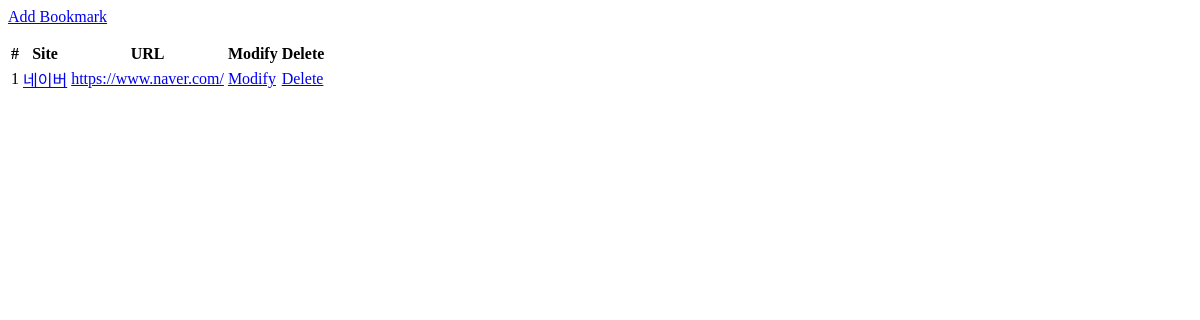
Before: /bookmark/ with the older database file.
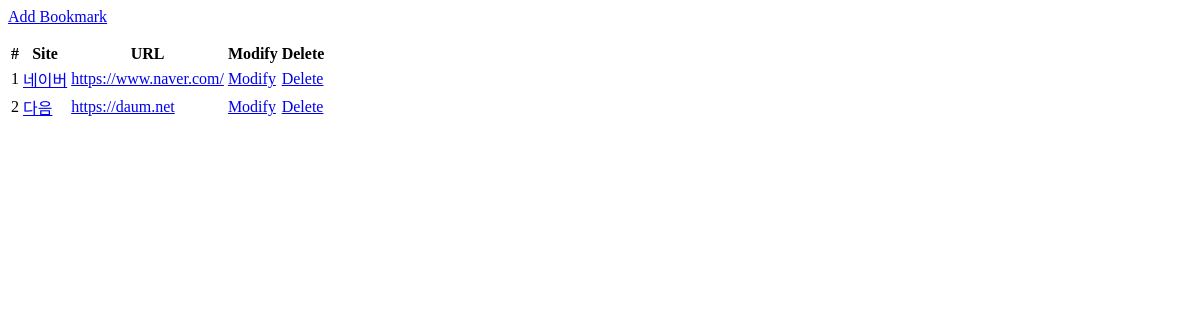
After: the same page with the newer database file.
### bookmark/models.py (models this page shows, shortened)
class Bookmark(models.Model):
    site_name = models.CharField(max_length = 100)# char인 100byte
    url = models.URLField('Site URL')

### bookmark/views.py (the view)
# urls.py: path("", BookmarkListView.as_view(), name = 'list'), # as_view() : 뒤에 오는게 없으면 Bookmark 보여줌
class BookmarkListView(ListView):
    model = Bookmark # DB

### bookmark/templates/bookmark/bookmark_list.html (shortened to what this page needs)
{% extends 'base.html' %}
{% block content %}
<div class="btn-group">
    <a href="{% url 'add' %}" class="btn btn-info">Add Bookmark</a>
</div>
<table class="table">
    <thead>
        <tr>
            <th scope="col">#</th>
            <th scope="col">Site</th>
            <th scope="col">URL</th>
            <th scope="col">Modify</th>
            <th scope="col">Delete</th>
        </tr>
    </thead>
    <tbody>
        {% for bookmark in object_list%}
            <tr>
                <td>{{forloop.counter}}</td>
                <td><a href="{% url 'detail' pk=bookmark.id %}">{{bookmark.site_name}}</a></td>
                <td><a href="{{bookmark.url}}" target="_blank">{{bookmark.url}}</a></td>
                <td><a href="{% url 'update' pk=bookmark.id %}" class="btn btn-success btn-sm">Modify</a></td>
                <td><a href="{% url 'delete' pk=bookmark.id %}" class="btn btn-danger btn-sm">Delete</a></td>
            </tr>
        {% endfor %}
    </tbody>
</table>
{% endblock %}

### bookmark/templates/base.html (shortened to what this page needs)
<!DOCTYPE html>
<html lang="en">
<head>
</head>
<body>
    {% block content %}
    {% endblock %}
</body>
</html>

Changed rows visible on the page:
added Bookmark: site_name "다음", url "https://daum.net"
